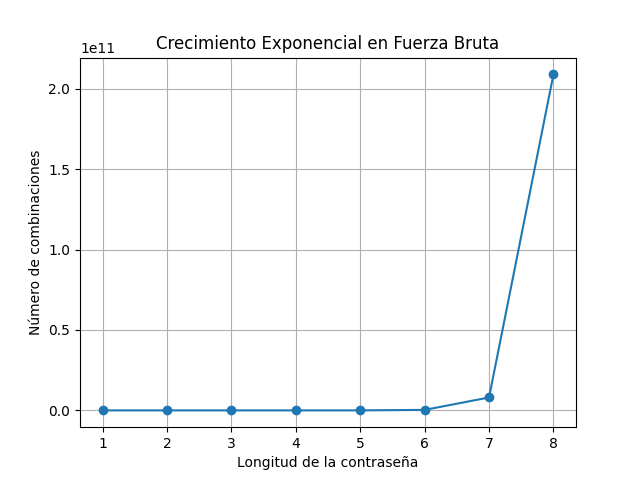

Source code (Python):
import matplotlib.pyplot as plt

alfabeto = 26

longitudes = []
combinaciones = []

for n in range(1, 9):
    longitudes.append(n)
    combinaciones.append(alfabeto ** n)

plt.plot(longitudes, combinaciones, marker='o')

plt.title("Crecimiento Exponencial en Fuerza Bruta")
plt.xlabel("Longitud de la contraseña")
plt.ylabel("Número de combinaciones")

plt.grid()

plt.show()
